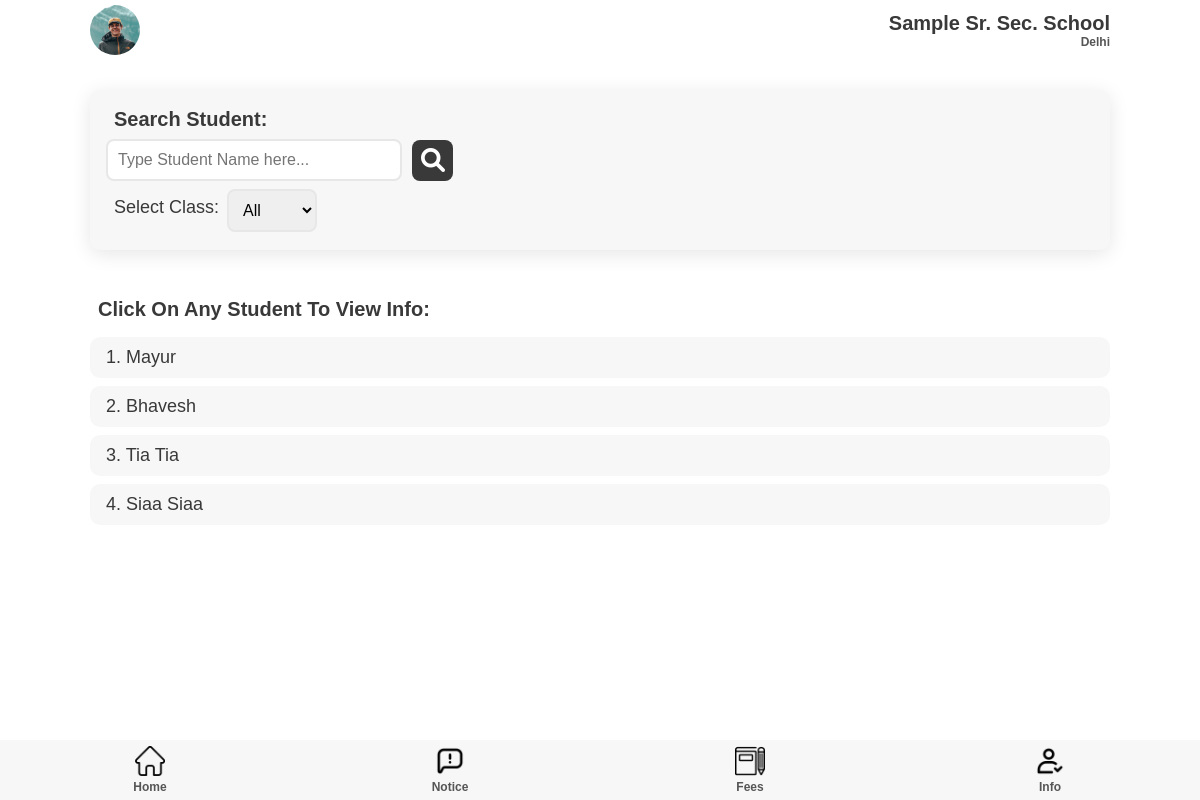
The app's page /superadmin/students/ (signed in) with its own data.
### student/models.py (models this page shows)
class student(models.Model):
    fname = models.CharField(max_length=50)
    mname = models.CharField(max_length=50, blank=True, null=True)
    lname = models.CharField(max_length=50, blank=True, null=True)
    dob = models.DateField()
    email = models.EmailField(blank=True, null=True)
    phone = models.IntegerField(blank=True, null=True)
    fathername = models.CharField(max_length=70)
    mothername = models.CharField(max_length=70)
    fatherphone = models.IntegerField()
    fatheremail = models.EmailField(blank=True, null=True)
    address = models.CharField(max_length=200)
    ad_no = models.IntegerField()
    roll_no = models.IntegerField()
    Class = models.ForeignKey('teacher.classSection', on_delete=models.PROTECT)
    school = models.ForeignKey('superadmin.school', on_delete=models.PROTECT)
    user = models.OneToOneField(User, on_delete=models.CASCADE)
    username = models.CharField(max_length=50, blank=False, null=False)

### superadmin/views.py (the view)
# urls.py: path('students/', views.students, name = 'students'),
def students(request):
    admin = SuperAdmin.objects.get(user = request.user)
    students = student.objects.filter(school = admin.school)
    classes = classSection.objects.filter(teacher__in = teacher.objects.filter(school = admin.school))
    return render(request, 'students.html', {'students': students, 'classes': classes})

### templates/superadmin/students.html (shortened to what this page needs)
{% extends 'adminhome.html' %}
{% load static %}
{% block extra-head %}
    <link rel="stylesheet" href="{% static '/css/attendance.css' %}" />
    <link rel="stylesheet" href="{% static '/css/teacherExam.css' %}" />
    <link rel="stylesheet" href="{% static '/css/progress.css' %}" />
    <link rel="stylesheet" href="{% static '/css/adminList.css' %}" />
{% endblock extra-head %}
{% block content %}
    <section id="main">
      <section id="list-hero">
        <div class="menu-list list-hero">
          <div class="list-hero-search">
            <h2>Search Student:</h2>
            <div class="list-search-box">
              <input
                type="text"
                placeholder="Type Student Name here..."
                onchange="submitHandler(event)"
              />
              <i class="fas fa-search"></i>
            </div>
          </div>
          <div class="list-hero-filter">
            <p>Select Class:</p>
            <select name="select-class" id="" onchange="submitHandler(event)">
              <option value="all" selected>All</option>
            </select>
          </div>
        </div>
      </section>
      <section id="admin-stud-list">
        <div class="admin-stud-list">
          <h2>Click on any student to view info:</h2>
          {% for student in students %}
          <div class="stud-list-elem">
            <div>
              <p>{{ forloop.counter }}. {{ student.fname }} {% if student.mname %}{{ student.mname }}{% endif %} {% if student.lname %}{{ student.lname }}{% endif %}</p>
            </div>
          </div>
          {% endfor %}
        </div>
      </section>
    </section>
{% endblock content %}

### static/css/style.css (style rules this page uses)
:root { --dark-green: #1ab7ea; --light-green: #9cdabd; --dark-red: #fb3f4a; --light-red: #fb878e; --light-red: #2196f3; --light-grey: #f7f7f8; --dark-grey: #e7e7e8; --dark: #393939; --faded: #555555; --center-width: 85%; }
* { box-sizing: border-box; margin: 0; padding: 0; }
body { font-family: "Arial", sans-serif; -webkit-font-smoothing: antialiased; }
* { margin: 0; padding: 0; }
#main { margin: auto; margin-bottom: 60px; width: 100%; background-color: #fff; }
.menu-list, .component-back { background-color: var(--light-grey); border-radius: 10px; display: flex; justify-content: space-between; align-items: center; margin: 1em 0; padding: 10px 16px; transition: all 0.5s ease 0s; box-shadow: 0px 4px 20px rgba(0, 0, 0, 0.1); }
p { color: var(--dark); font-size: 15px; font-weight: 300; }
h2 { color: var(--dark); text-transform: capitalize; font-size: 20px; font-weight: 600; }

### static/css/adminList.css (style rules this page uses)
#list-hero { width: var(--center-width); margin: auto; }
.list-hero { flex-direction: column; align-items: baseline; }
.list-hero-search { width: 100%; }
.list-hero-search > p, .list-hero-search > h2, .list-hero-filter > p { margin: 8px; }
.list-search-box { display: flex; align-items: center; }
.list-search-box > i { font-size: 24px; margin: 0px 10px; background-color: var(--dark); color: #fff; padding: 8.5px; border-radius: 8px; transition: all 0.2s ease 0s; }
input[type="text"] { outline: none; width: 30%; padding: 10px; font-size: 16px; border: 2px solid var(--dark-grey); border-radius: 8px; transition: all 0.4s ease; }
p { font-size: 18px; }
.list-hero-filter { width: 100%; margin: 8px 0px; display: flex; }
.list-hero-filter select { width: 90px; outline: none; padding: 10px; font-size: 16px; border: 2px solid var(--dark-grey); border-radius: 8px; transition: all 0.1s ease; }
#admin-stud-list { width: var(--center-width); margin: auto; padding: 1em 0px; }
.stud-list-elem { background-color: var(--light-grey); border-radius: 10px; display: flex; flex-direction: column; justify-content: flex-start; align-items: flex-start; margin: 0.5em 0; padding: 10px 16px; }
.admin-stud-list h2 { margin: 8px; padding: 8px 0px; }

### records on screen
student: fname "Mayur"
student: fname "Bhavesh"
student: fname "Tia", lname "Tia"
student: fname "Siaa", lname "Siaa"
